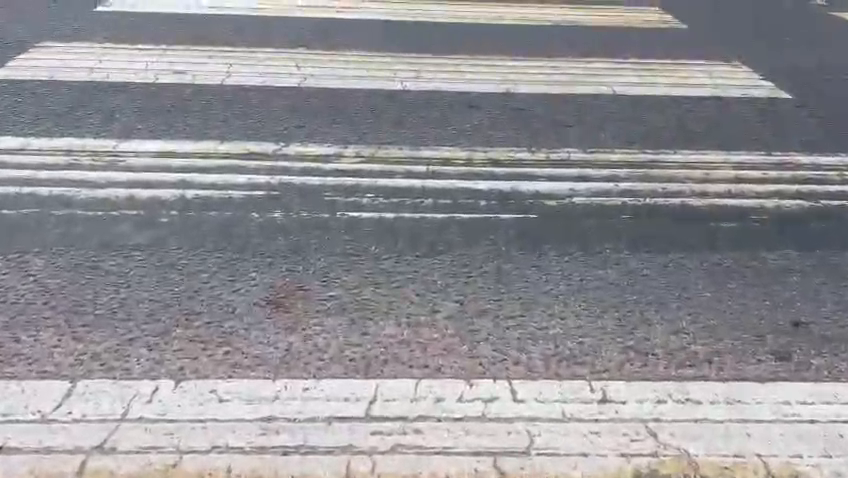
#> input picture frame 88 of FullProcessingPipeline/v5.mp4, 848 x 478 px
$ jupyter execute FullPipeline.ipynb
#> lines starting #> are read from the running program, lines starting #| are printed output that depends on the picture; after the words box and inside, x2 and y2 are one past the last pixel; in counts of white or black regions, pixels touching at a corner belong together
[cell 1]
import cv2
import numpy as np
import os

os.makedirs("output", exist_ok=True)

cap = cv2.VideoCapture("v5.mp4")

fourcc = cv2.VideoWriter_fourcc(*'XVID')

out = cv2.VideoWriter(
    "output/final.avi",
    fourcc,
    20.0,
    (640, 480)
)

def enhance(frame):

    gray = cv2.cvtColor(
        frame,
        cv2.COLOR_BGR2GRAY
    )

    blur = cv2.GaussianBlur(
        gray,
        (5,5),
        0
    )

    clahe = cv2.createCLAHE(
        clipLimit=3.0,
        tileGridSize=(8,8)
    ).apply(blur)

    return gray, clahe

def road_mask(frame):

    h, w = frame.shape[:2]

    mask = np.zeros((h,w), dtype=np.uint8)

    mask[
        int(h*0.45):h,
        int(w*0.08):int(w*0.92)
    ] = 255

    return mask

def detect_cracks(gray, mask):

    roi = cv2.bitwise_and(
        gray,
        gray,
        mask=mask
    )

    blur = cv2.GaussianBlur(
        roi,
        (7,7),
        0
    )

    edges = cv2.Canny(
        blur,
        45,
        130
    )

    return edges

def detect_edge_cracks(gray, output, mask):

    cracks = detect_cracks(gray, mask)

    h, w = gray.shape

    roi = cracks[int(h*0.45):h, :]

    edge_roi = np.zeros_like(roi)

    edge_roi[:, :int(w*0.20)] = roi[:, :int(w*0.20)]

    edge_roi[:, int(w*0.80):] = roi[:, int(w*0.80):]

    crack_map = np.zeros_like(edge_roi)

    block_w = 40
    block_h = 80

    for y in range(0, edge_roi.shape[0]-block_h, 20):

        for x in range(0, edge_roi.shape[1]-block_w, 20):

            region = edge_roi[
                y:y+block_h,
                x:x+block_w
            ]

            density = np.mean(region > 0)

            if density > 0.07:

                crack_map[
                    y:y+block_h,
                    x:x+block_w
                ] = 255

    crack_map = cv2.morphologyEx(
        crack_map,
        cv2.MORPH_CLOSE,
        np.ones((25,25), np.uint8),
        iterations=2
    )

    contours, _ = cv2.findContours(
        crack_map,
        cv2.RETR_EXTERNAL,
        cv2.CHAIN_APPROX_SIMPLE
    )

    count = 0

    for c in contours:

        area = cv2.contourArea(c)

        if area < 2500:
            continue

        x, y, wc, hc = cv2.boundingRect(c)

        y = y + int(h*0.45)

        aspect = hc / (wc + 1e-5)

        if aspect < 1.2:
            continue

        cv2.rectangle(
            output,
            (x,y),
            (x+wc,y+hc),
            (255,255,0),
            3
        )

        cv2.putText(
            output,
            "Edge Crack",
            (x,y-10),
            cv2.FONT_HERSHEY_SIMPLEX,
            0.7,
            (255,255,0),
            2
        )

        count += 1

    return count

def detect_alligator(gray, output, mask):

    cracks = detect_cracks(gray, mask)

    h, w = gray.shape

    roi = cracks[int(h*0.40):h, :]

    block = 50

    crack_map = np.zeros_like(roi)

    for y in range(0, roi.shape[0]-block, 25):

        for x in range(int(w*0.20), int(w*0.80)-block, 25):

            region = roi[y:y+block, x:x+block]

            d = np.mean(region > 0)

            if d > 0.15:

                crack_map[
                    y:y+block,
                    x:x+block
                ] = 255

    crack_map = cv2.morphologyEx(
        crack_map,
        cv2.MORPH_CLOSE,
        np.ones((21,21), np.uint8),
        2
    )

    contours, _ = cv2.findContours(
        crack_map,
        cv2.RETR_EXTERNAL,
        cv2.CHAIN_APPROX_SIMPLE
    )

    count = 0

    for c in contours:

        if cv2.contourArea(c) < 4000:
            continue

        x,y,wc,hc = cv2.boundingRect(c)

        y = y + int(h*0.40)

        aspect = wc / (hc + 1e-5)

        if aspect < 0.7:
            continue

        cv2.rectangle(
            output,
            (x,y),
            (x+wc,y+hc),
            (0,255,0),
            2
        )

        cv2.putText(
            output,
            "Alligator",
            (x,y-5),
            cv2.FONT_HERSHEY_SIMPLEX,
            0.6,
            (0,255,0),
            2
        )

        count += 1

    return count


def detect_pothole(gray, output, mask):

    blur = cv2.GaussianBlur(gray, (7,7), 0)

    _, th = cv2.threshold(
        blur,
        80,
        255,
        cv2.THRESH_BINARY_INV
    )

    th = cv2.bitwise_and(th, th, mask=mask)

    th = cv2.morphologyEx(th, cv2.MORPH_OPEN, np.ones((7,7), np.uint8))
    th = cv2.morphologyEx(th, cv2.MORPH_CLOSE, np.ones((17,17), np.uint8))

    h_profile = np.sum(th, axis=1)

    if np.std(h_profile) > 0:
        norm = (h_profile - np.mean(h_profile)) / (np.std(h_profile) + 1e-5)
    else:
        norm = h_profile

    stripe_score = np.sum(np.abs(np.diff(norm)) > 1.2)

    if stripe_score > 18:
        return 0

    contours, _ = cv2.findContours(th, cv2.RETR_EXTERNAL, cv2.CHAIN_APPROX_SIMPLE)

    count = 0

    for c in contours:

        area = cv2.contourArea(c)

        if area < 1800:
            continue

        x, y, w, h = cv2.boundingRect(c)

        ratio = w / (h + 1e-5)

        if ratio > 3.0:
            continue

        roi = gray[y:y+h, x:x+w]
        if np.mean(roi) > 235:
            continue

        cv2.rectangle(output, (x,y), (x+w,y+h), (0,0,255), 2)

        cv2.putText(
            output,
            "Pothole",
            (x,y-5),
            cv2.FONT_HERSHEY_SIMPLEX,
            0.6,
            (0,0,255),
            2
        )

        count += 1

    return count

def detect_faded_crossing(frame, output, mask):

    roi = cv2.bitwise_and(
        frame,
        frame,
        mask=mask
    )

    gray = cv2.cvtColor(
        roi,
        cv2.COLOR_BGR2GRAY
    )

    blur = cv2.GaussianBlur(
        gray,
        (5,5),
        0
    )

    edges = cv2.Canny(
        blur,
        50,
        140
    )

    lines = cv2.HoughLinesP(
        edges,
        1,
        np.pi/180,
        threshold=100,
        minLineLength=120,
        maxLineGap=20
    )

    if lines is None:
        return 0

    y_vals = []
    x_vals = []

    for l in lines:

        x1,y1,x2,y2 = l[0]

        angle = abs(
            np.degrees(
                np.arctan2(y2-y1, x2-x1)
            )
        )

        length = np.hypot(
            x2-x1,
            y2-y1
        )

        if angle < 8 and length > 120:

            if abs(x1-x2) < 200:
                continue

            y_vals.append((y1+y2)//2)

            x_vals += [x1,x2]

    if len(y_vals) < 5:
        return 0

    y_vals.sort()

    gaps = np.diff(y_vals)

    if len(gaps) < 4:
        return 0

    if np.std(gaps) > 20:
        return 0

    coverage = (
        max(x_vals)-min(x_vals)
    ) / output.shape[1]

    if coverage < 0.60:
        return 0

    cv2.rectangle(
        output,
        (min(x_vals), min(y_vals)),
        (max(x_vals), max(y_vals)),
        (0,165,255),
        2
    )

    cv2.putText(
        output,
        "Faded Crossing",
        (20,80),
        cv2.FONT_HERSHEY_SIMPLEX,
        0.7,
        (0,165,255),
        2
    )

    return 1

while True:

    ret, frame = cap.read()
#> frame is the input picture: shape (478, 848, 3); mean B, G, R 151.2, 146.8, 147.6

    if not ret:
        break

    frame = cv2.resize(
        frame,
        (640,480)
    )
#> frame: shape (480, 640, 3)

    gray, enhanced = enhance(frame)

    mask = road_mask(frame)
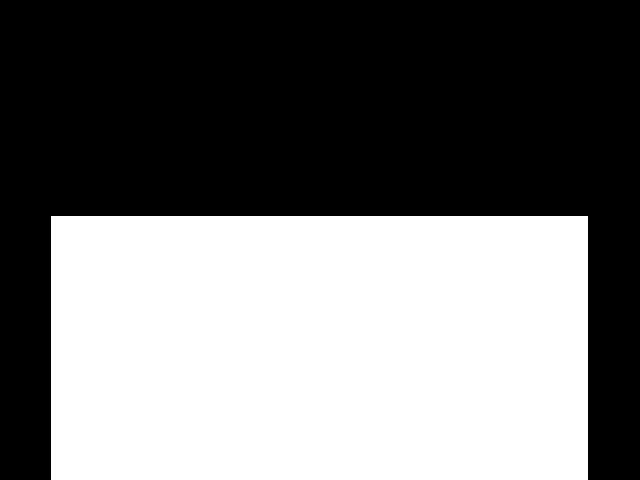
#> mask: shape (480, 640); 46.1% white; 1 white region, box (x1, y1, x2, y2) and area: (51, 216, 588, 480) 141768

    output = cv2.cvtColor(
        enhanced,
        cv2.COLOR_GRAY2BGR
    )

    f = detect_faded_crossing(
        frame,
        output,
        mask
    )
#> in detect_faded_crossing, `edges = cv2.Canny( blur, 50, 140 )`:
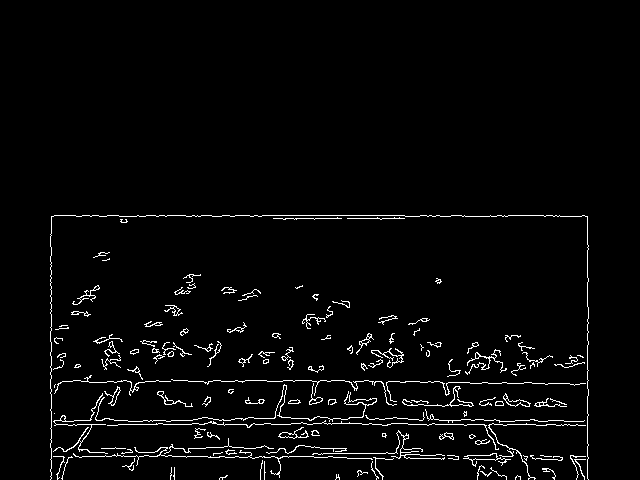
#> edges: shape (480, 640); 2.9% white in thin lines or dots, all inside (x1, y1, x2, y2) = (50, 215, 589, 480)
#> in detect_faded_crossing, `lines = cv2.HoughLinesP( edges, 1, np.pi/180, threshold=100, minLineLe..`: lines = 16 rows, first 6: [54, 215, 464, 215], [51, 424, 331, 424], [51, 456, 332, 456], [587, 478, 587, 217], [50, 381, 244, 381], [76, 216, 261, 216]
#> the loop in detect_faded_crossing, `for l in lines: ` made 16 passes
#> (x1, y1, x2, y2, angle, length, x_vals) on passes 1, 2, 3, 9: (54, 215, 464, 215, 0, 410, [54, 464]), (51, 424, 331, 424, 0, 280, [54, 464, 51, 331]), (51, 456, 332, 456, 0, 281, [54, 464, 51, 331, 51, 332]), (336, 453, 588, 457, 0.909, 252, [54, 464, 51, 331, 51, 332, 336, 588])
#> after the loop in detect_faded_crossing, `for l in lines:`: y_vals = [215, 424, 456, 455, 381, 403]
#> in detect_faded_crossing, `gaps = np.diff(y_vals)`: gaps = [166, 22, 21, 31, 1]
#> f = 0

    a = detect_alligator(
        gray,
        output,
        mask
    )
#> in detect_alligator, `roi = cracks[int(h*0.40):h, :]`:
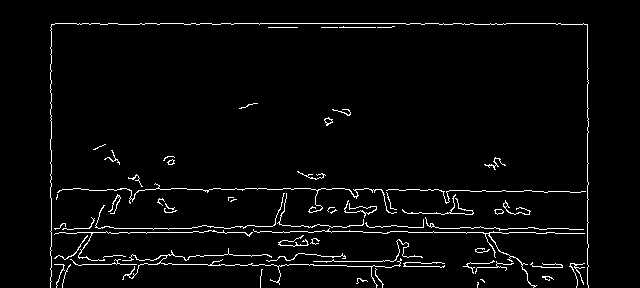
#> roi: shape (288, 640); 3.2% white in thin lines or dots, all inside (x1, y1, x2, y2) = (50, 23, 589, 288)
#> in detect_alligator, `contours, _ = cv2.findContours( crack_map, cv2.RETR_EXTERNAL, cv2.CHAI..`: contours = []
#> after the loop in detect_alligator, `for c in contours:`: count = 0
#> a = 0

    e = detect_edge_cracks(
        gray,
        output,
        mask
    )
#> in detect_edge_cracks, `edge_roi[:, int(w*0.80):] = roi[:, int(w*0.80):]`:
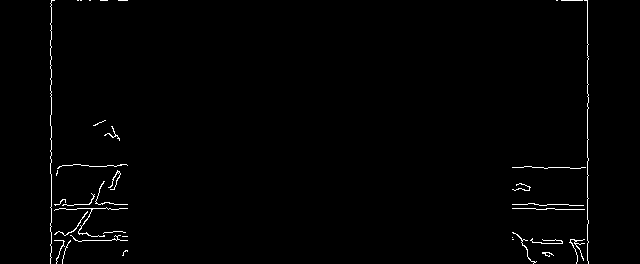
#> edge_roi: shape (264, 640); 1% white in thin lines or dots, all inside (x1, y1, x2, y2) = (50, 0, 589, 264)
#> in detect_edge_cracks, `crack_map = cv2.morphologyEx( crack_map, cv2.MORPH_CLOSE, np.ones((25,..`:
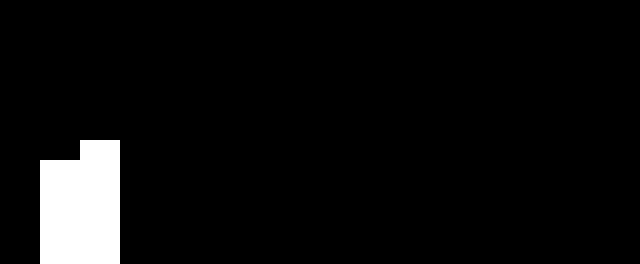
#> crack_map: shape (264, 640); 5.4% white; 1 white region, box (x1, y1, x2, y2) and area: (40, 140, 120, 264) 9120
#> in detect_edge_cracks, `contours, _ = cv2.findContours( crack_map, cv2.RETR_EXTERNAL, cv2.CHAI..`: contours = 1 item
#> the loop in detect_edge_cracks, `for c in contours: ` made 1 pass
#> (area, x, y, wc, hc, aspect, count) on pass 1: (8917.5, 40, 356, 80, 124, 1.55, 1)
#> after the loop in detect_edge_cracks, `for c in contours:`:
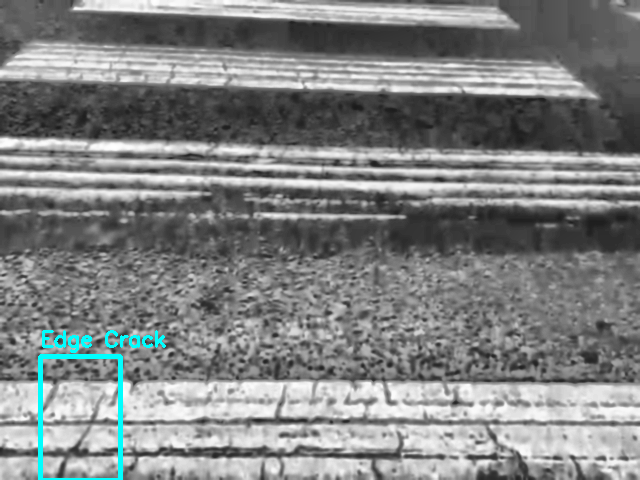
#> output: shape (480, 640, 3); mean B, G, R 130.2, 130.2, 127.9
#> after the loop in detect_edge_cracks, `for c in contours:`: count = 1
#> e = 1

    p = detect_pothole(
        gray,
        output,
        mask
    )
#> in detect_pothole, `blur = cv2.GaussianBlur(gray, (7,7), 0)`:
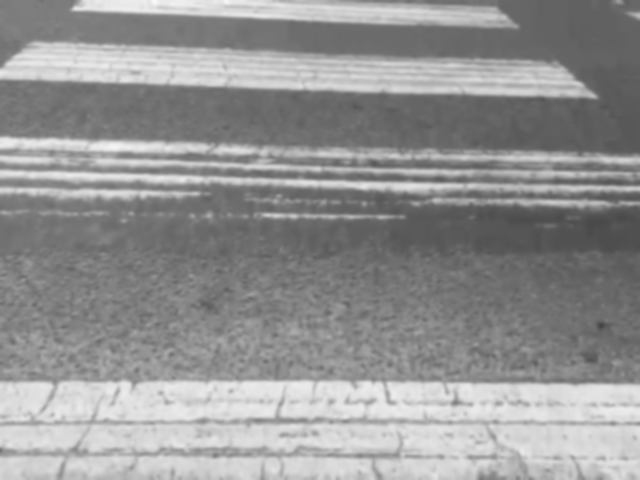
#> blur: shape (480, 640); min 66, max 250, mean 147.4
#> in detect_pothole, `th = cv2.morphologyEx(th, cv2.MORPH_OPEN, np.ones((7,7), np.uint8))`:
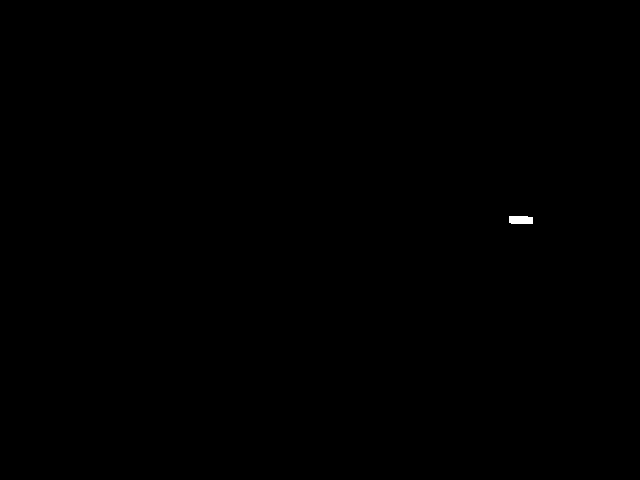
#> th: shape (480, 640); 0.06% white; 1 white region, box (x1, y1, x2, y2) and area: (509, 216, 533, 224) 185
#> in detect_pothole, `h_profile = np.sum(th, axis=1)`: h_profile = 480 values, max 6120 at index 217, min 0 at index 0, mean 98.28
#> in detect_pothole, `norm = (h_profile - np.mean(h_profile)) / (np.std(h_profile) + 1e-5)`: norm = 480 values, max 7.96 at index 217, min -0.13 at index 0, mean -3.7e-17
#> in detect_pothole, `stripe_score = np.sum(np.abs(np.diff(norm)) > 1.2)`: stripe_score = 3
#> in detect_pothole, `contours, _ = cv2.findContours(th, cv2.RETR_EXTERNAL, cv2.CHAIN_APPROX..`: contours = 1 item
#> the loop in detect_pothole, `for c in contours: ` made 1 pass
#> area on pass 1: 155
#> after the loop in detect_pothole, `for c in contours:`: count = 0
#> p = 0

    cv2.putText(
        output,
        f"A:{a} E:{e} P:{p} F:{f}",
        (20,40),
        cv2.FONT_HERSHEY_SIMPLEX,
        0.7,
        (255,255,255),
        2
    )
#> output: shape (480, 640, 3); 0.32% of pixels changed, all inside (x1, y1, x2, y2) = (20, 24, 191, 42)

    out.write(output)

    combined = np.hstack([
        frame,
        cv2.cvtColor(
            enhanced,
            cv2.COLOR_GRAY2BGR
        ),
        output
    ])
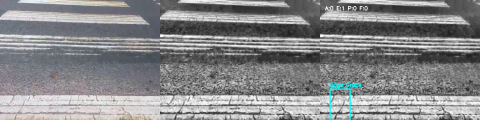
#> combined: shape (480, 1920, 3) (shown at 1/4 size); mean B, G, R 137, 135.5, 135.1

    cv2.imshow(
        "Input | Enhanced | Output",
        cv2.resize(combined, (900,300))
    )
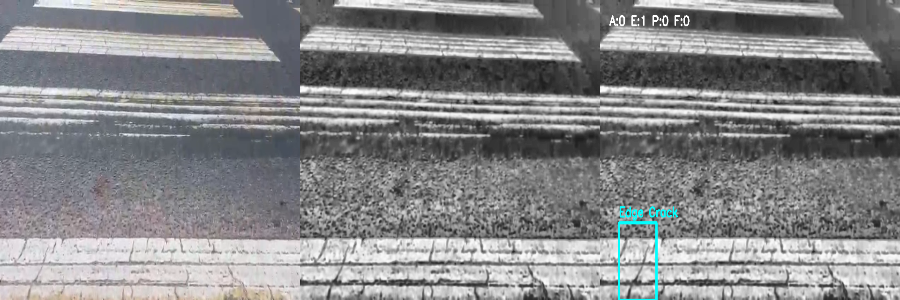
#> window 'Input | Enhanced | Output': shape (300, 900, 3); mean B, G, R 136.9, 135.4, 135

    if cv2.waitKey(1) & 0xFF == 27:
#> (key Esc is pressed here)
        break

cap.release()
out.release()

cv2.destroyAllWindows()

print("FULL PIPELINE EXECUTION COMPLETED")

$ run again, starting later in the video
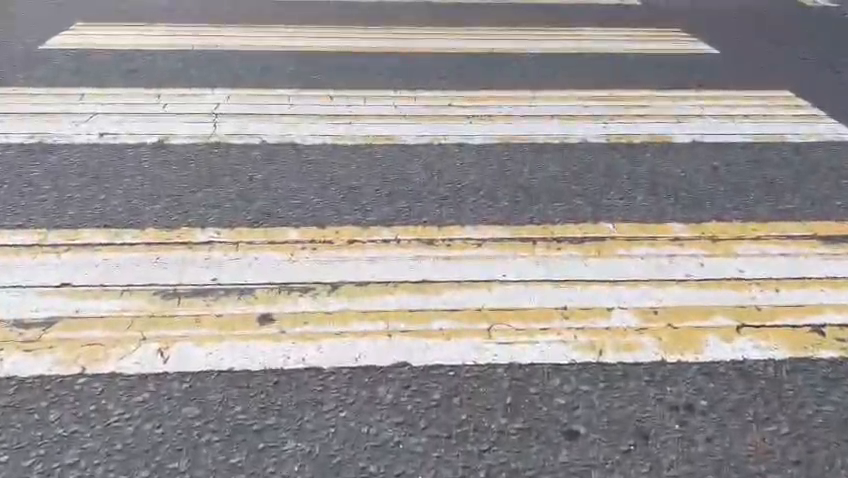
#> input picture frame 396 of FullProcessingPipeline/v5.mp4, 848 x 478 px
#> frame is the input picture: shape (478, 848, 3); mean B, G, R 149.8, 151.3, 156.6
#> frame: shape (480, 640, 3)
#> mask: shape (480, 640); 46.1% white; 1 white region, box (x1, y1, x2, y2) and area: (51, 216, 588, 480) 141768
#> lines = 17 rows, first 6: [234, 216, 420, 216], [51, 244, 303, 240], [268, 215, 582, 215], [51, 247, 384, 241], [99, 285, 441, 280], [272, 331, 587, 326]
#> the loop in detect_faded_crossing, `for l in lines: ` made 17 passes
#> (x1, y1, x2, y2, angle, length, x_vals) on passes 2 to 5: (51, 244, 303, 240, 0.909, 252, [51, 303]), (268, 215, 582, 215, 0, 314, [51, 303, 268, 582]), (51, 247, 384, 241, 1.03, 333.1, [51, 303, 268, 582, 51, 384]), (99, 285, 441, 280, 0.838, 342, [51, 303, 268, 582, 51, 384, 99, 441])
#> after the loop in detect_faded_crossing, `for l in lines:`: y_vals = [242, 215, 244, 282, 328, 225, 309, 288, 243]
#> gaps = [10, 17, 1, 1, 38, 6, 21, 19]
#> coverage = 0.838
#> f = 1
#> in detect_alligator, `contours, _ = cv2.findContours( crack_map, cv2.RETR_EXTERNAL, cv2.CHAI..`: contours = []
#> after the loop in detect_alligator, `for c in contours:`: count = 0
#> in detect_edge_cracks, `contours, _ = cv2.findContours( crack_map, cv2.RETR_EXTERNAL, cv2.CHAI..`: contours = 2 contours; box (x1, y1, x2, y2) and area: (60, 0, 120, 80) 4661, (520, 0, 560, 80) 3081
#> the loop in detect_edge_cracks, `for c in contours: ` made 2 passes
#> (c, area, x, y, wc, hc, aspect, count) on passes 1 to 2: ([[520, 0], [520, 79], [559, 79], [559, 0]], 3081, 520, 216, 40, 80, 2, 1), ([[60, 0], [60, 79], [119, 79], [119, 0]], 4661, 60, 216, 60, 80, 1.33, 2)
#> after the loop in detect_edge_cracks, `for c in contours:`:
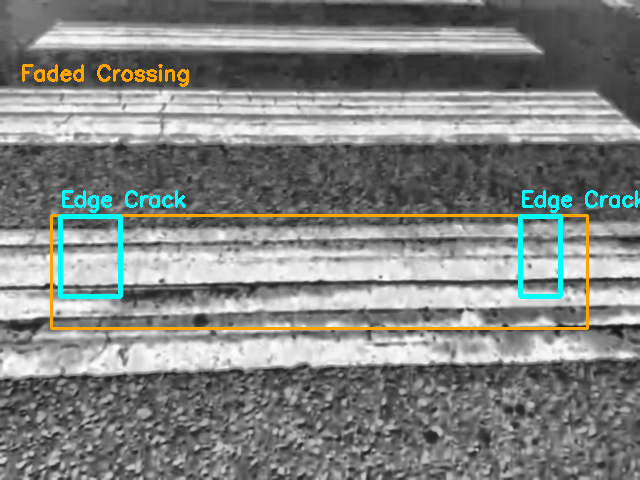
#> output: shape (480, 640, 3); mean B, G, R 129.8, 132.4, 130.2
#> after the loop in detect_edge_cracks, `for c in contours:`: count = 2
#> h_profile = 480 values, max 1785 at index 433, min 0 at index 0, mean 29.75
#> norm = 480 values, max 7.68 at index 433, min -0.13 at index 0, mean -7.4e-18
#> stripe_score = 2
#> in detect_pothole, `contours, _ = cv2.findContours(th, cv2.RETR_EXTERNAL, cv2.CHAIN_APPROX..`: contours = [[[428, 433], [428, 440], [434, 440], [434, 433]]]
#> the loop in detect_pothole, `for c in contours: ` made 1 pass
#> (c, area) on pass 1: ([[428, 433], [428, 440], [434, 440], [434, 433]], 42)
#> after the loop in detect_pothole, `for c in contours:`: count = 0
#> `cv2.imshow( "Input | Enhanced | Output", cv2.resize(combined, (900,300..`:
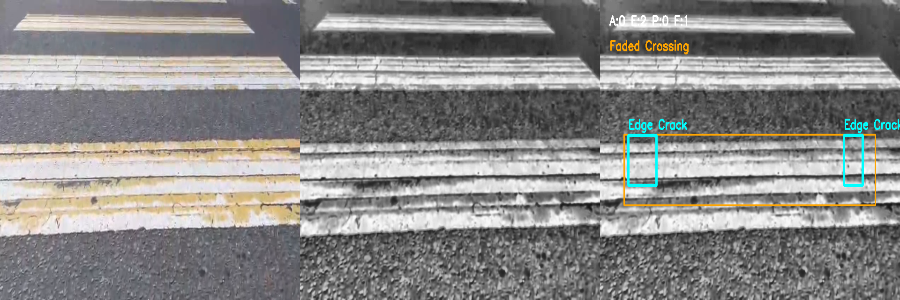
#> window 'Input | Enhanced | Output': shape (300, 900, 3); mean B, G, R 136.4, 137.7, 138.8
